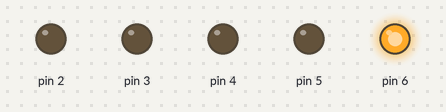
Bench run of a sketch on a simulated Arduino Uno, built with avr-gcc and run on an emulated ATmega328P. On the bench: output pins drawn as LEDs (lit = HIGH).

Above: at 0.5 s.
At 1.5 s:
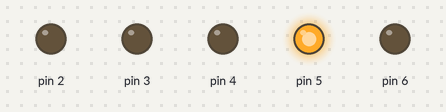
At 2.5 s:
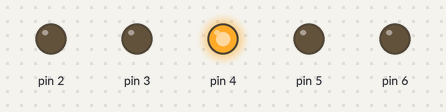
At 3.5 s:
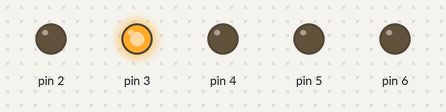
At 4.5 s:
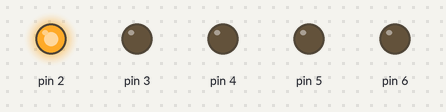
Timing chart, 0 to 6.5 s (numbered marks = the images above):
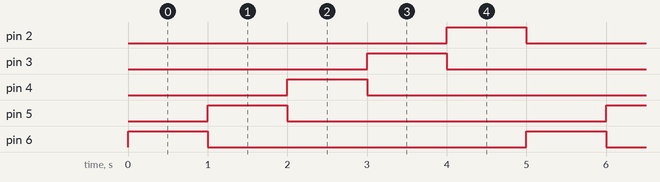

The sketch:

Arduino_Tuey_Raise1.ino
```cpp
void setup()	{

  pinMode(3, OUTPUT);
  pinMode(4, OUTPUT);
  pinMode(5, OUTPUT);
  pinMode(6, OUTPUT);
  pinMode(2, OUTPUT);
}

void loop(){

 digitalWrite(3, 0);
 digitalWrite(4,0);
 digitalWrite(5,0);
 digitalWrite(6,1);
 digitalWrite(2,0);

 delay(1000);

 digitalWrite(3,0);
 digitalWrite(4,0);
 digitalWrite(5,1);
 digitalWrite(6,0);
 digitalWrite(2,0);

 delay(1000);

 digitalWrite(3, 0);
 digitalWrite(4,1);
 digitalWrite(5,0);
 digitalWrite(6,0);
 digitalWrite(2,0);

 delay(1000);

 digitalWrite(3,1);
 digitalWrite(4,0);
 digitalWrite(5,0);
 digitalWrite(6,0);
 digitalWrite(2,0);

 delay(1000);

 digitalWrite(3,0);
 digitalWrite(4,0);
 digitalWrite(5,0);
 digitalWrite(6,0);
 digitalWrite(2,1);

 delay(1000);
}
```

Measured:
- by itself, pin 2–6: alternates HIGH for 1.0 s and LOW for 4.0 s
- by itself, everything shown: repeats every 5.0 s, in 5 steps
